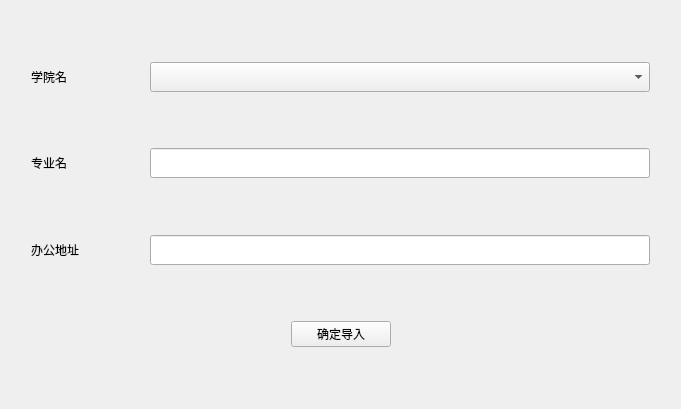
<?xml version="1.0" encoding="UTF-8"?>
<ui version="4.0">
 <class>addOneMITable</class>
 <widget class="QWidget" name="addOneMITable">
  <property name="geometry">
   <rect>
    <x>0</x>
    <y>0</y>
    <width>681</width>
    <height>409</height>
   </rect>
  </property>
  <property name="windowTitle">
   <string>Form</string>
  </property>
  <layout class="QVBoxLayout" name="verticalLayout" stretch="0">
   <item>
    <layout class="QVBoxLayout" name="verticalLayout_2">
     <property name="spacing">
      <number>6</number>
     </property>
     <item>
      <spacer name="verticalSpacer">
       <property name="orientation">
        <enum>Qt::Vertical</enum>
       </property>
       <property name="sizeHint" stdset="0">
        <size>
         <width>20</width>
         <height>40</height>
        </size>
       </property>
      </spacer>
     </item>
     <item>
      <layout class="QHBoxLayout" name="horizontalLayout_6">
       <property name="spacing">
        <number>0</number>
       </property>
       <property name="topMargin">
        <number>0</number>
       </property>
       <item>
        <spacer name="horizontalSpacer">
         <property name="orientation">
          <enum>Qt::Horizontal</enum>
         </property>
         <property name="sizeHint" stdset="0">
          <size>
           <width>40</width>
           <height>20</height>
          </size>
         </property>
        </spacer>
       </item>
       <item>
        <widget class="QLabel" name="label_5">
         <property name="minimumSize">
          <size>
           <width>100</width>
           <height>0</height>
          </size>
         </property>
         <property name="maximumSize">
          <size>
           <width>100</width>
           <height>16777215</height>
          </size>
         </property>
         <property name="styleSheet">
          <string notr="true">font: 12pt &quot;宋体&quot;;</string>
         </property>
         <property name="text">
          <string>学院名</string>
         </property>
        </widget>
       </item>
       <item>
        <spacer name="horizontalSpacer_3">
         <property name="orientation">
          <enum>Qt::Horizontal</enum>
         </property>
         <property name="sizeHint" stdset="0">
          <size>
           <width>40</width>
           <height>20</height>
          </size>
         </property>
        </spacer>
       </item>
       <item>
        <widget class="QComboBox" name="comboBox">
         <property name="minimumSize">
          <size>
           <width>500</width>
           <height>30</height>
          </size>
         </property>
         <property name="maximumSize">
          <size>
           <width>500</width>
           <height>30</height>
          </size>
         </property>
        </widget>
       </item>
       <item>
        <spacer name="horizontalSpacer_17">
         <property name="orientation">
          <enum>Qt::Horizontal</enum>
         </property>
         <property name="sizeHint" stdset="0">
          <size>
           <width>40</width>
           <height>20</height>
          </size>
         </property>
        </spacer>
       </item>
      </layout>
     </item>
     <item>
      <spacer name="verticalSpacer_2">
       <property name="orientation">
        <enum>Qt::Vertical</enum>
       </property>
       <property name="sizeHint" stdset="0">
        <size>
         <width>20</width>
         <height>40</height>
        </size>
       </property>
      </spacer>
     </item>
     <item>
      <layout class="QHBoxLayout" name="horizontalLayout_4" stretch="0,3,0,7,0">
       <property name="spacing">
        <number>0</number>
       </property>
       <item>
        <spacer name="horizontalSpacer_2">
         <property name="orientation">
          <enum>Qt::Horizontal</enum>
         </property>
         <property name="sizeHint" stdset="0">
          <size>
           <width>40</width>
           <height>20</height>
          </size>
         </property>
        </spacer>
       </item>
       <item>
        <widget class="QLabel" name="label_4">
         <property name="minimumSize">
          <size>
           <width>100</width>
           <height>0</height>
          </size>
         </property>
         <property name="maximumSize">
          <size>
           <width>100</width>
           <height>16777215</height>
          </size>
         </property>
         <property name="styleSheet">
          <string notr="true">font: 12pt &quot;宋体&quot;;</string>
         </property>
         <property name="text">
          <string>专业名</string>
         </property>
        </widget>
       </item>
       <item>
        <spacer name="horizontalSpacer_4">
         <property name="orientation">
          <enum>Qt::Horizontal</enum>
         </property>
         <property name="sizeHint" stdset="0">
          <size>
           <width>40</width>
           <height>20</height>
          </size>
         </property>
        </spacer>
       </item>
       <item>
        <widget class="QLineEdit" name="MNAME">
         <property name="minimumSize">
          <size>
           <width>500</width>
           <height>30</height>
          </size>
         </property>
         <property name="maximumSize">
          <size>
           <width>500</width>
           <height>30</height>
          </size>
         </property>
        </widget>
       </item>
       <item>
        <spacer name="horizontalSpacer_18">
         <property name="orientation">
          <enum>Qt::Horizontal</enum>
         </property>
         <property name="sizeHint" stdset="0">
          <size>
           <width>40</width>
           <height>20</height>
          </size>
         </property>
        </spacer>
       </item>
      </layout>
     </item>
     <item>
      <spacer name="verticalSpacer_3">
       <property name="orientation">
        <enum>Qt::Vertical</enum>
       </property>
       <property name="sizeHint" stdset="0">
        <size>
         <width>20</width>
         <height>40</height>
        </size>
       </property>
      </spacer>
     </item>
     <item>
      <layout class="QHBoxLayout" name="horizontalLayout_8" stretch="0,3,0,7,0">
       <property name="spacing">
        <number>0</number>
       </property>
       <property name="topMargin">
        <number>0</number>
       </property>
       <item>
        <spacer name="horizontalSpacer_5">
         <property name="orientation">
          <enum>Qt::Horizontal</enum>
         </property>
         <property name="sizeHint" stdset="0">
          <size>
           <width>40</width>
           <height>20</height>
          </size>
         </property>
        </spacer>
       </item>
       <item>
        <widget class="QLabel" name="label_7">
         <property name="minimumSize">
          <size>
           <width>100</width>
           <height>0</height>
          </size>
         </property>
         <property name="maximumSize">
          <size>
           <width>100</width>
           <height>16777215</height>
          </size>
         </property>
         <property name="styleSheet">
          <string notr="true">font: 12pt &quot;宋体&quot;;</string>
         </property>
         <property name="text">
          <string>办公地址</string>
         </property>
        </widget>
       </item>
       <item>
        <spacer name="horizontalSpacer_6">
         <property name="orientation">
          <enum>Qt::Horizontal</enum>
         </property>
         <property name="sizeHint" stdset="0">
          <size>
           <width>40</width>
           <height>20</height>
          </size>
         </property>
        </spacer>
       </item>
       <item>
        <widget class="QLineEdit" name="IPlace">
         <property name="minimumSize">
          <size>
           <width>500</width>
           <height>30</height>
          </size>
         </property>
         <property name="maximumSize">
          <size>
           <width>500</width>
           <height>30</height>
          </size>
         </property>
        </widget>
       </item>
       <item>
        <spacer name="horizontalSpacer_15">
         <property name="orientation">
          <enum>Qt::Horizontal</enum>
         </property>
         <property name="sizeHint" stdset="0">
          <size>
           <width>40</width>
           <height>20</height>
          </size>
         </property>
        </spacer>
       </item>
      </layout>
     </item>
     <item>
      <spacer name="verticalSpacer_4">
       <property name="orientation">
        <enum>Qt::Vertical</enum>
       </property>
       <property name="sizeHint" stdset="0">
        <size>
         <width>20</width>
         <height>40</height>
        </size>
       </property>
      </spacer>
     </item>
     <item>
      <layout class="QHBoxLayout" name="horizontalLayout_2" stretch="0,2,0">
       <property name="leftMargin">
        <number>0</number>
       </property>
       <item>
        <spacer name="horizontalSpacer_20">
         <property name="orientation">
          <enum>Qt::Horizontal</enum>
         </property>
         <property name="sizeHint" stdset="0">
          <size>
           <width>40</width>
           <height>20</height>
          </size>
         </property>
        </spacer>
       </item>
       <item>
        <widget class="QPushButton" name="pushButton">
         <property name="maximumSize">
          <size>
           <width>100</width>
           <height>16777215</height>
          </size>
         </property>
         <property name="text">
          <string>确定导入</string>
         </property>
        </widget>
       </item>
       <item>
        <spacer name="horizontalSpacer_16">
         <property name="orientation">
          <enum>Qt::Horizontal</enum>
         </property>
         <property name="sizeHint" stdset="0">
          <size>
           <width>10</width>
           <height>20</height>
          </size>
         </property>
        </spacer>
       </item>
      </layout>
     </item>
     <item>
      <spacer name="verticalSpacer_5">
       <property name="orientation">
        <enum>Qt::Vertical</enum>
       </property>
       <property name="sizeHint" stdset="0">
        <size>
         <width>20</width>
         <height>40</height>
        </size>
       </property>
      </spacer>
     </item>
    </layout>
   </item>
  </layout>
 </widget>
 <resources/>
 <connections/>
</ui>
